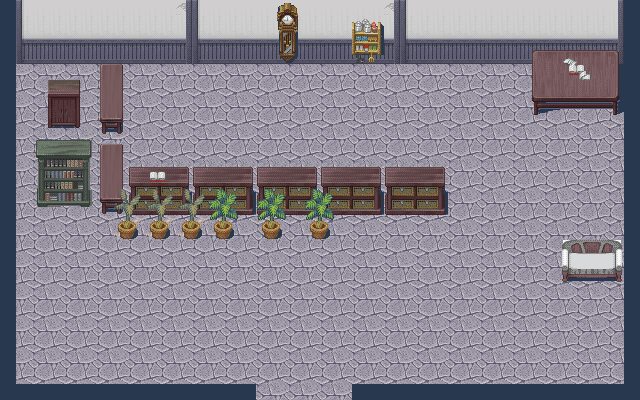

This game map was drawn from its Tiled (.tmx) file and the tilesets committed beside it. A one-line description and the trimmed map source follow:
An orthogonal 40x25 tile map with 16x16 px tiles, 5 tile layers (backround, first, second, third, ...) and 12 objects (10x barrier, entrance).

<map version="1.0" orientation="orthogonal" width="40" height="25" tilewidth="16" tileheight="16">
 <properties>
  <property name="sound" value="sounds/town.mp3" />
  <property name="tmx" value="maps/M007.tmx" />
 </properties>
 <tileset firstgid="1" name="in-city" tilewidth="16" tileheight="16">
  <image source="in-city.png" width="256" height="833" />
 </tileset>
 <layer name="backround" width="40" height="25">
  <data>[1000 cells, 1000 non-empty, 1 distinct tile ids]</data>
 </layer>
 <layer name="first" width="40" height="25">
  <data>[1000 cells, 918 non-empty, 4 distinct tile ids]</data>
 </layer>
 <layer name="second" width="40" height="25">
  <data>[1000 cells, 290 non-empty, 92 distinct tile ids]</data>
 </layer>
 <layer name="third" width="40" height="25">
  <data>[1000 cells, 92 non-empty, 60 distinct tile ids]</data>
 </layer>
 <layer name="forth" width="40" height="25">
  <data>[1000 cells, 8 non-empty, 8 distinct tile ids]</data>
 </layer>
 <objectgroup name="entrances" width="40" height="25">
  <object type="entrance" x="256" y="400" width="96" height="16" />
 </objectgroup>
 <objectgroup name="barriers" width="40" height="25">
  <object type="barrier" x="16" y="0" width="608" height="64" />
  <object type="barrier" x="16" y="64" width="112" height="144" />
  <object type="barrier" x="128" y="160" width="320" height="48" />
  <object type="barrier" x="112" y="208" width="224" height="32" />
  <object type="barrier" x="560" y="240" width="64" height="48" />
  <object type="barrier" x="528" y="64" width="96" height="48" />
  <object type="barrier" x="624" y="0" width="16" height="400" />
  <object type="barrier" x="0" y="0" width="16" height="400" />
  <object type="barrier" x="16" y="384" width="240" height="16" />
  <object type="barrier" x="352" y="384" width="272" height="16" />
 </objectgroup>
 <objectgroup name="semi-transparents" width="40" height="25" />
 <objectgroup name="objects" width="40" height="25">
  <object x="320" y="272">
   <properties>
    <property name="ID" value="N008" />
   </properties>
  </object>
 </objectgroup>
</map>
